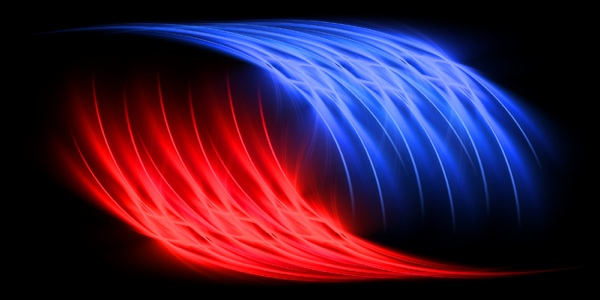
#> input picture RBLED1.jpg, 600 x 300 px, given in place of the camera
$ python redHue.py
#> lines starting #> are read from the running program, lines starting #| are printed output that depends on the picture; after the words box and inside, x2 and y2 are one past the last pixel; in counts of white or black regions, pixels touching at a corner belong together
#> further down, frame is the input picture: shape (300, 600, 3); mean B, G, R 54.6, 25, 59.1
import cv2
import numpy as np
import statistics as st

def indices(m,n):
    r0 = np.arange(m) # Or r0,r1 = np.ogrid[:m,:n], out[:,:,0] = r0
    r1 = np.arange(n)
    out = np.empty((m,n,2),dtype=int)
    out[:,:,0] = r0[:,None]
    out[:,:,1] = r1
    return out

def findNDraw(img2, hue, sF = 1, color = "red"):
    # img = cv2.imread(link, 1)
#> called with hue = 0, sF = 1, color = 'red'
    img = cv2.resize(img2, (0, 0), fx =sF, fy=sF)

    shp = img.shape
#> shp = (300, 600, 3)

    ind = np.array(indices(shp[0], shp[1]))

    img = cv2.cvtColor(frame, cv2.COLOR_BGR2HSV)
#> img: shape (300, 600, 3); mean H, S, V 70.3, 162.3, 95

    lower_blue = np.array([hue-5,100,100])
    upper_blue = np.array([hue+10,255,255])

    mask = cv2.inRange(img, lower_blue, upper_blue)
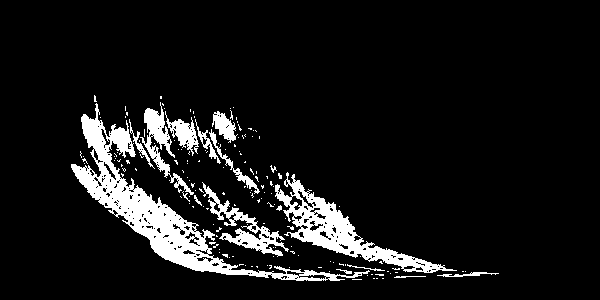
#> mask: shape (300, 600); 9.2% white; 160 white regions (143 under 20 px), largest, box (x1, y1, x2, y2) and area: (71, 103, 370, 281) 7531, (275, 172, 457, 273) 3809, (202, 182, 289, 257) 1447

    ind = ind[mask > 0]
#> ind = 16557 pairs, first value 95 to 280, second value 71 to 498

    if len(ind) > 10:
        oXR = int(round(st.median(ind[:, 0])))
#> oXR = 213
        oYR = int(round(st.median(ind[:, 1])))
#> oYR = 199

        oXR = int(oXR/sF)
        oYR = int(oYR/sF)

        img2 = cv2.rectangle(img2, (oYR + 50, oXR - 50), (oYR - 50, oXR + 50), (0,0,255), 4)
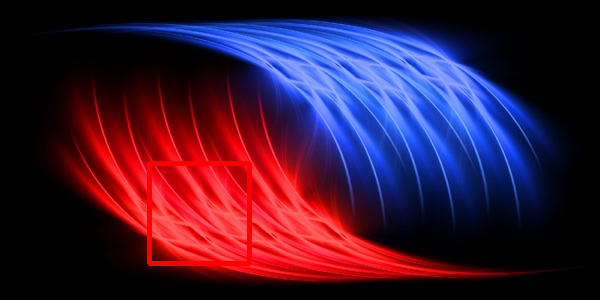
#> img2: shape (300, 600, 3); 1.1% of pixels changed, all inside (x1, y1, x2, y2) = (147, 161, 252, 266)
    return img2


# cv2.imshow("Light", findNDraw("/Users/yamanjandali/Desktop/Projects/colorFinder/redLED2.jpg"))
# cv2.waitKey(0)


cap = cv2.VideoCapture(0)

green = np.uint8([[[0,0,255]]])
hsv_green = cv2.cvtColor(green,cv2.COLOR_BGR2HSV)[0][0][0]
print(hsv_green)

while(True):
    # Capture frame-by-frame
    ret, frame = cap.read()

    # Our operations on the frame come here

    frame = findNDraw(frame, hsv_green)

    # Display the resulting frame
    cv2.imshow('frame',frame)
    if cv2.waitKey(1) & 0xFF == ord('q'):
#> (key q is pressed here)
        break

# When everything done, release the capture
cap.release()
cv2.destroyAllWindows()

$ run again, on redLED.jpg
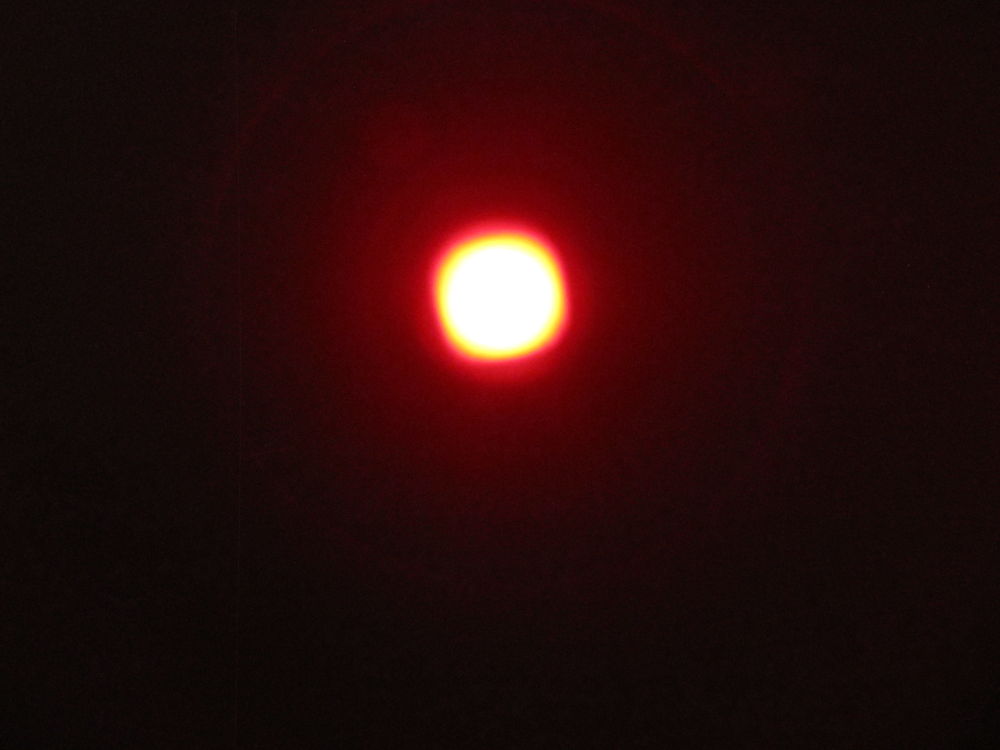
#> input picture redLED.jpg, 4000 x 3000 px, given in place of the camera (shown at 1/4 size)
#> frame is the input picture: shape (3000, 4000, 3); mean B, G, R 11.4, 12, 39.6
#> img: shape (3000, 4000, 3); mean H, S, V 62.5, 179.9, 39.6
#> in findNDraw, `mask = cv2.inRange(img, lower_blue, upper_blue)`:
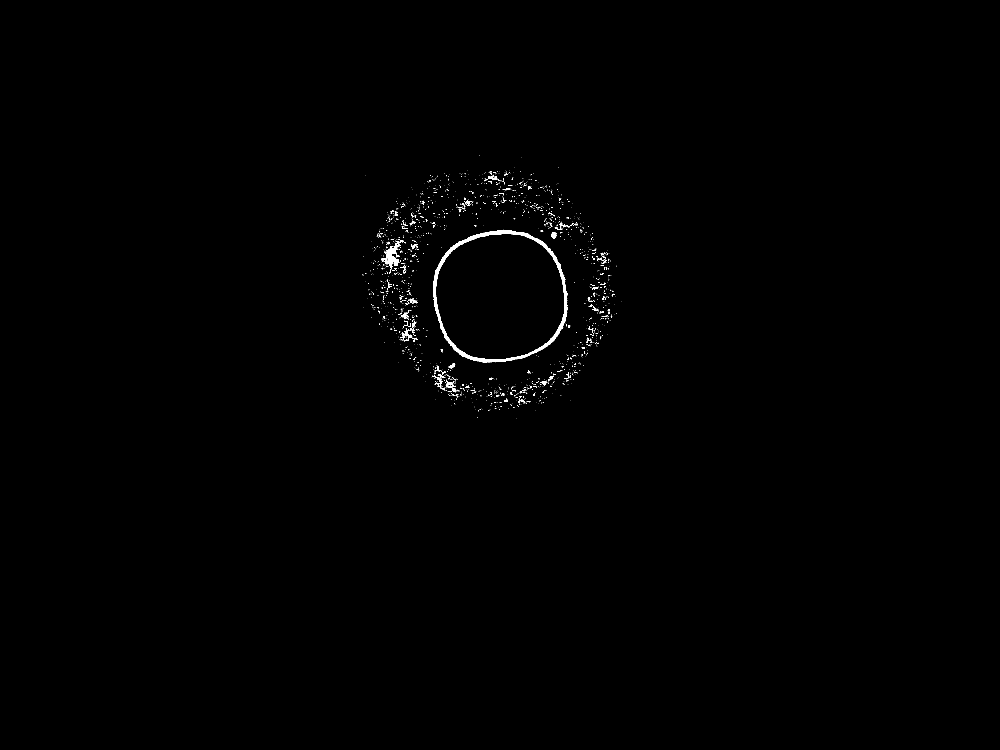
#> mask: shape (3000, 4000) (shown at 1/4 size); 0.33% white; 2122 white regions (1953 under 20 px), largest, box (x1, y1, x2, y2) and area: (1732, 919, 2271, 1450) 19155, (1524, 973, 1602, 1072) 2758, (1600, 1317, 1650, 1366) 698
#> ind = 39777 pairs, first value 621 to 1672, second value 1449 to 2485
#> oXR = 1137
#> oYR = 1901

$ run again, on redLED2.jpg
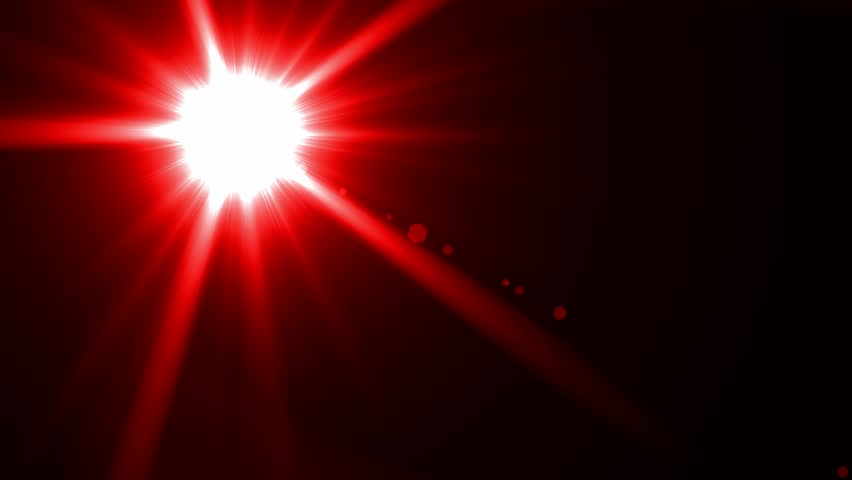
#> input picture redLED2.jpg, 852 x 480 px, given in place of the camera
#> frame is the input picture: shape (480, 852, 3); mean B, G, R 14.4, 14.3, 68.3
#> img: shape (480, 852, 3); mean H, S, V 6, 240.5, 68.3
#> in findNDraw, `mask = cv2.inRange(img, lower_blue, upper_blue)`:
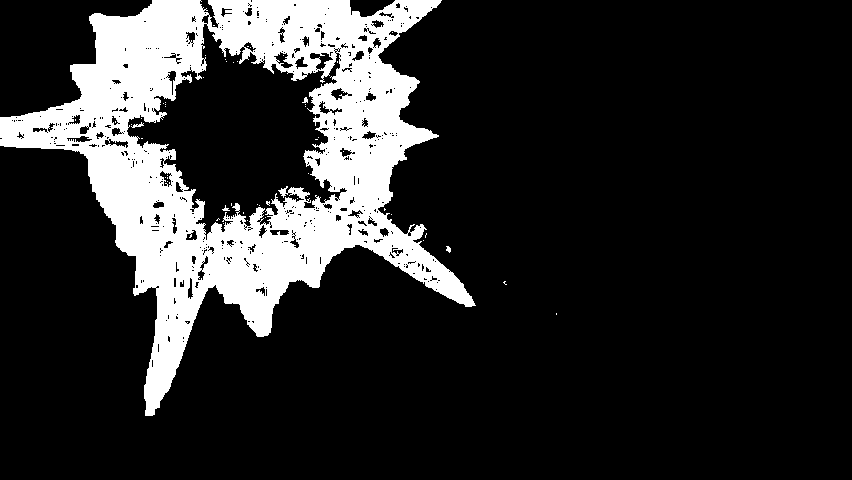
#> mask: shape (480, 852); 16.8% white; 54 white regions (49 under 20 px), largest, box (x1, y1, x2, y2) and area: (0, 0, 476, 416) 68587, (131, 122, 144, 128) 32, (446, 246, 451, 253) 24, (302, 97, 308, 103) 22, (222, 205, 230, 211) 21
#> ind = 68778 pairs, first value 0 to 415, second value 0 to 556
#> oXR = 154
#> oYR = 237
#> in findNDraw, `img2 = cv2.rectangle(img2, (oYR + 50, oXR - 50), (oYR - 50, oXR + 50),..`:
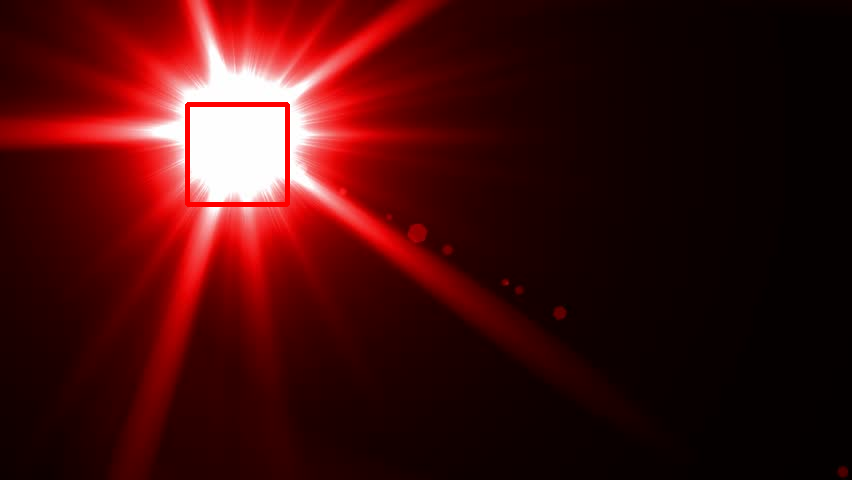
#> img2: shape (480, 852, 3); 0.49% of pixels changed, all inside (x1, y1, x2, y2) = (185, 102, 290, 207)

$ run again, on redLED3.jpg
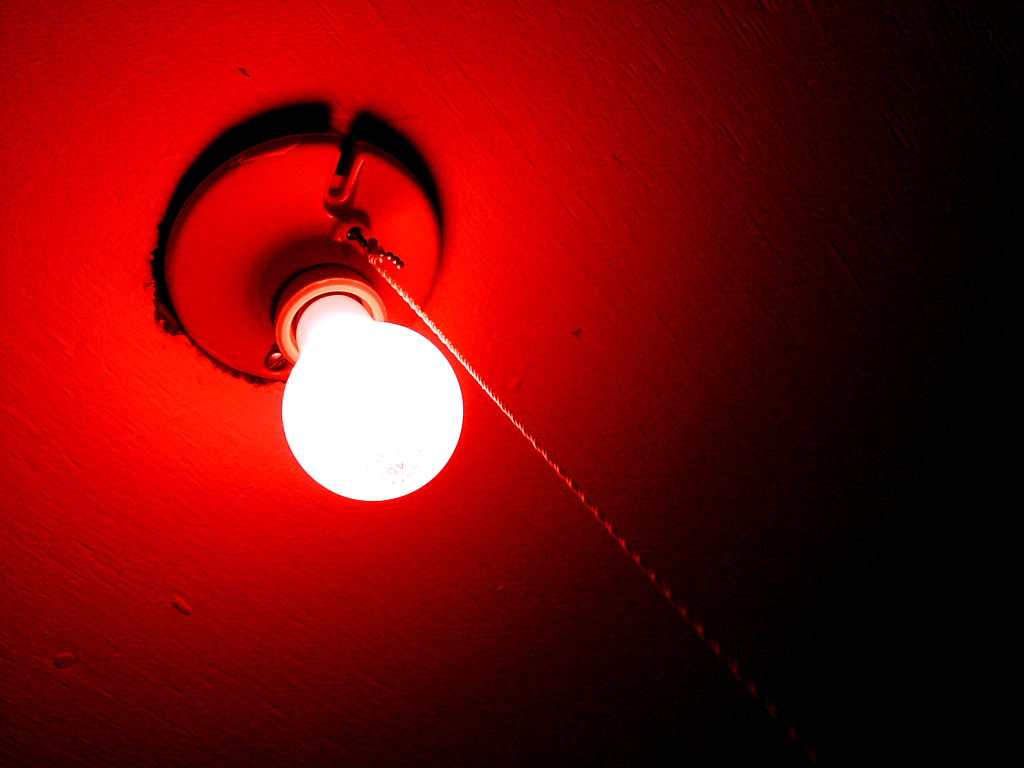
#> input picture redLED3.jpg, 2048 x 1536 px, given in place of the camera (shown at 1/2 size)
#> frame is the input picture: shape (1536, 2048, 3); mean B, G, R 10.1, 10.9, 114.7
#> img: shape (1536, 2048, 3); mean H, S, V 17.6, 216.4, 114.7
#> in findNDraw, `mask = cv2.inRange(img, lower_blue, upper_blue)`:
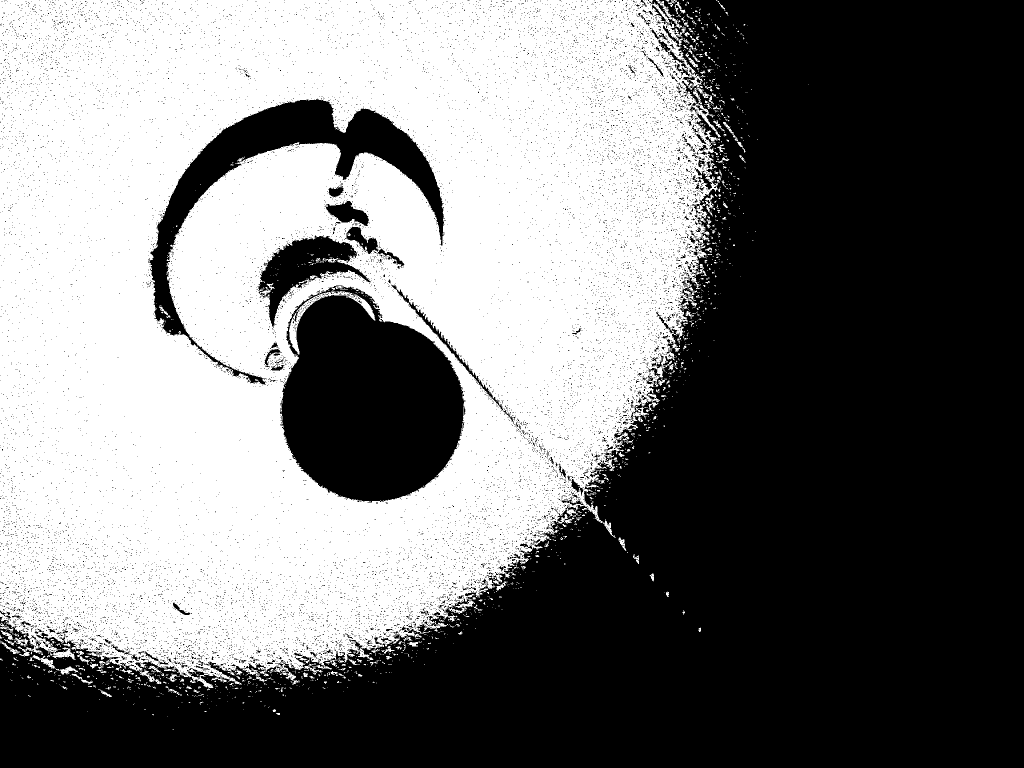
#> mask: shape (1536, 2048) (shown at 1/2 size); 46.1% white; 1546 white regions (1372 under 20 px), largest, box (x1, y1, x2, y2) and area: (0, 0, 1442, 1376) 1431653, (578, 582, 751, 709) 2559, (58, 1310, 112, 1338) 412
#> ind = 1448783 pairs, first value 0 to 1458, second value 0 to 1617
#> oXR = 577
#> oYR = 583
#> in findNDraw, `img2 = cv2.rectangle(img2, (oYR + 50, oXR - 50), (oYR - 50, oXR + 50),..`:
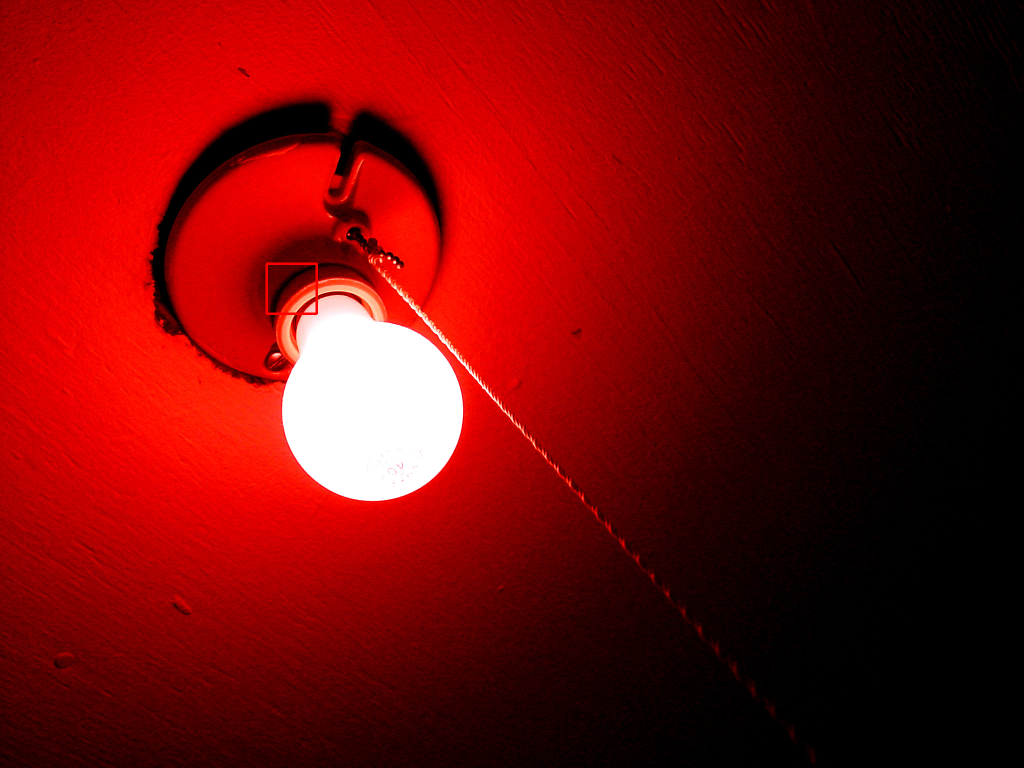
#> img2: shape (1536, 2048, 3) (shown at 1/2 size); 0.06% of pixels changed, all inside (x1, y1, x2, y2) = (531, 525, 636, 630)
